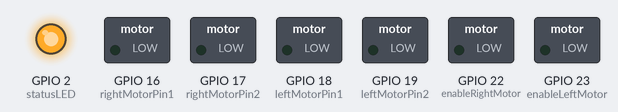
A sketch run on a simulated ESP32. Parts: switched loads named in the sketch (green lamp = pin HIGH), output pins drawn as LEDs (lit = HIGH). Nothing arrives over Bluetooth unless stated; what the sketch prints to the serial monitor is not drawn.

Above: at 0.1 s.
Timing chart, 0 to 1.6 s (numbered marks = the images above):
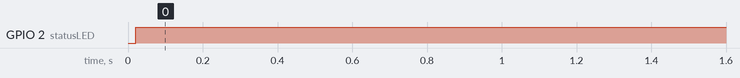

The sketch:

car___Dead_Zone_for_Joystick.ino
```cpp
#include <Ps3Controller.h>

// Motor Driver Pins
const int enableRightMotor = 22;
const int rightMotorPin1 = 16;
const int rightMotorPin2 = 17;
const int enableLeftMotor = 23;
const int leftMotorPin1 = 18;
const int leftMotorPin2 = 19;
const int statusLED = 2; // LED to indicate connection status

#define MAX_MOTOR_SPEED 250
#define DEADZONE 20  // To prevent unwanted small movements

// PWM Setup
const int PWMFreq = 1000;
const int PWMResolution = 8;
const int RightMotorChannel = 0;
const int LeftMotorChannel = 1;

void notify()
{
    int yAxisValue = Ps3.data.analog.stick.ly; // Forward/Backward
    int xAxisValue = Ps3.data.analog.stick.rx; // Left/Right

    if (abs(yAxisValue) < DEADZONE && abs(xAxisValue) < DEADZONE) {
        rotateMotor(0, 0);
        return;
    }

    // Calculate motor speeds for proportional steering
    int rightSpeed = (yAxisValue - xAxisValue) * MAX_MOTOR_SPEED / 128;
    int leftSpeed = (yAxisValue + xAxisValue) * MAX_MOTOR_SPEED / 128;

    rotateMotor(rightSpeed, leftSpeed);
}

void onConnect()
{
    Serial.println("PS3 Controller Connected!");
    digitalWrite(statusLED, HIGH);
}

void onDisConnect()
{
    Serial.println("PS3 Controller Disconnected!");
    digitalWrite(statusLED, LOW);
    rotateMotor(0, 0);
}

void rotateMotor(int rightMotorSpeed, int leftMotorSpeed)
{
    // Right motor direction
    digitalWrite(rightMotorPin1, rightMotorSpeed > 0);
    digitalWrite(rightMotorPin2, rightMotorSpeed < 0);
    ledcWrite(RightMotorChannel, abs(rightMotorSpeed));

    // Left motor direction
    digitalWrite(leftMotorPin1, leftMotorSpeed > 0);
    digitalWrite(leftMotorPin2, leftMotorSpeed < 0);
    ledcWrite(LeftMotorChannel, abs(leftMotorSpeed));
}

void setUpPinModes()
{
    pinMode(enableRightMotor, OUTPUT);
    pinMode(rightMotorPin1, OUTPUT);
    pinMode(rightMotorPin2, OUTPUT);

    pinMode(enableLeftMotor, OUTPUT);
    pinMode(leftMotorPin1, OUTPUT);
    pinMode(leftMotorPin2, OUTPUT);

    pinMode(statusLED, OUTPUT);

    // Set up PWM channels
    ledcSetup(RightMotorChannel, PWMFreq, PWMResolution);
    ledcSetup(LeftMotorChannel, PWMFreq, PWMResolution);

    ledcAttachPin(enableRightMotor, RightMotorChannel);
    ledcAttachPin(enableLeftMotor, LeftMotorChannel);

    rotateMotor(0, 0);
}

void setup()
{
    Serial.begin(115200);
    setUpPinModes();

    Ps3.attach(notify);
    Ps3.attachOnConnect(onConnect);
    Ps3.attachOnDisconnect(onDisConnect);
    Ps3.begin();
    Serial.println("Waiting for PS3 Controller...");
}

void loop()
{
    // Nothing needed here, handled by notify()
}
```

Measured:
- by itself, GPIO 2 (statusLED): LOW → HIGH at 0.02 s
